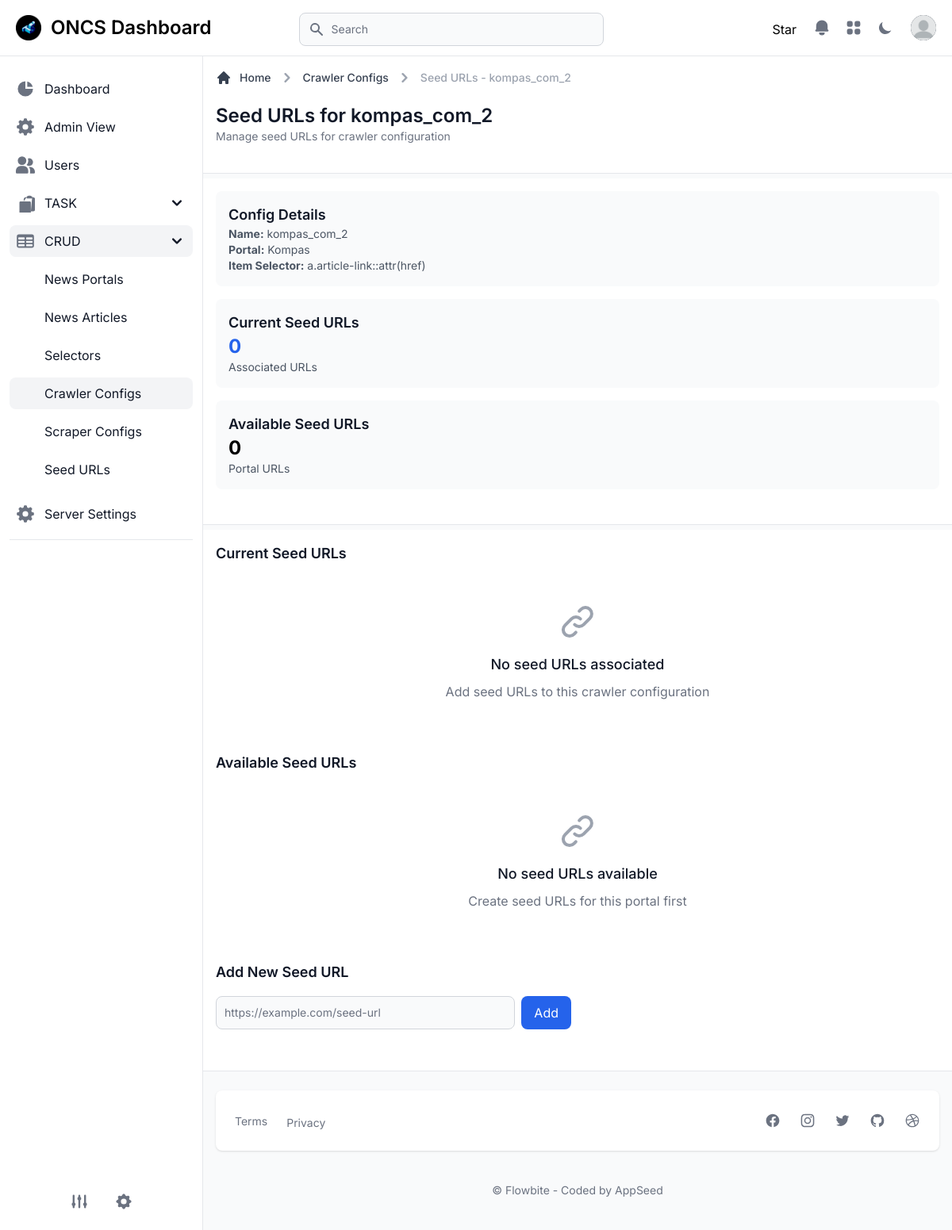
/crawler/crawler-configs/2/seed-urls/ (signed in), run on an earlier commit of the app's database.
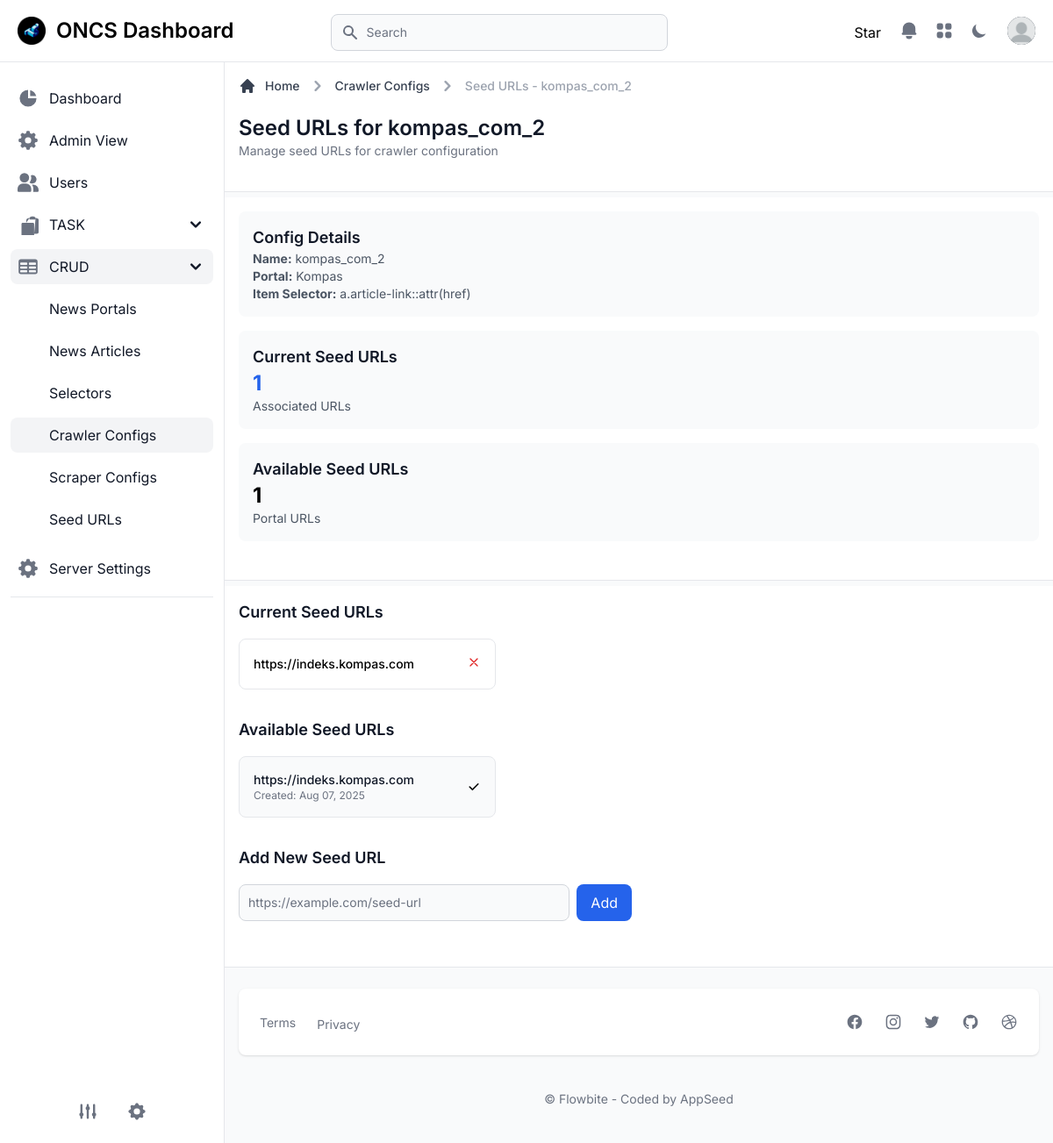
And on a later commit of the database.
### apps/common/models.py (models this page shows, shortened)
class TimestampModel(models.Model):
	created_at = models.DateTimeField(auto_now_add=True)
	updated_at = models.DateTimeField(auto_now=True)
	class Meta:
		abstract = True

class NewsPortalSeedUrl(TimestampModel):
	url = models.URLField(unique=True)
	portal = models.ForeignKey(NewsPortal, on_delete=models.CASCADE, related_name='seed_urls')
	class Meta:
		db_table = 'news_portal_seed_url'
		ordering = ['-created_at']

### apps/common/views.py (the view, shortened to what this page needs)
# urls.py: path('crawler-configs/<int:pk>/seed-urls/', views.crawler_config_seed_urls, name='crawler_config_seed_urls'),
@login_required
@feature_required('SHOW_CRUD_CRAWLER_CONFIGS')
def crawler_config_seed_urls(request, pk):
    config = get_object_or_404(CrawlerConfig, pk=pk)
    portal_seed_urls = NewsPortalSeedUrl.objects.filter(portal=config.portal)
    current_seed_urls = []
    if config.custom_settings and 'seed_urls' in config.custom_settings:
        current_seed_urls = config.custom_settings['seed_urls']
    context = {
        'config': config,
        'portal_seed_urls': portal_seed_urls,
        'current_seed_urls': current_seed_urls,
        'segment': 'crawler_configs',
        'parent': 'crud'
    }
    return render(request, 'pages/CRUD/crawler-config-seed-urls.html', context)

### core/context_processors.py (called while the page is built)
def sidebar_config(request):
    return {'sidebar_config': getattr(settings, 'SHOW_APP_CONFIG', {})}

### templates/pages/CRUD/crawler-config-seed-urls.html (shortened to what the changed rows need)
{% extends "layouts/base.html" %}
{% load static %}
{% block content %}
<main>
    <div class="p-4 bg-white block sm:flex items-center justify-between border-b border-gray-200 lg:mt-1.5 dark:bg-gray-800 dark:border-gray-700">
        <div class="w-full mb-1">
            <div class="mb-4">
                <h1 class="text-xl font-semibold text-gray-900 sm:text-2xl dark:text-white">Seed URLs for {{ config.name }}</h1>
            </div>
        </div>
    </div>
    <div class="p-4 bg-white block sm:flex items-center justify-between border-b border-gray-200 lg:mt-1.5 dark:bg-gray-800 dark:border-gray-700">
        <div class="w-full mb-1">
            <div class="grid grid-cols-1 md:grid-cols-3 gap-4 mb-6">
                <div class="p-4 bg-gray-50 rounded-lg dark:bg-gray-700">
                    <h3 class="text-lg font-semibold text-gray-900 dark:text-white">Current Seed URLs</h3>
                    <p class="text-2xl font-bold text-primary-600 dark:text-primary-400">{{ current_seed_urls|length }}</p>
                    <p class="text-sm text-gray-600 dark:text-gray-400">Associated URLs</p>
                </div>
                <div class="p-4 bg-gray-50 rounded-lg dark:bg-gray-700">
                    <h3 class="text-lg font-semibold text-gray-900 dark:text-white">Available Seed URLs</h3>
                    <p class="text-2xl font-bold text-green-600 dark:text-green-400">{{ portal_seed_urls|length }}</p>
                    <p class="text-sm text-gray-600 dark:text-gray-400">Portal URLs</p>
                </div>
            </div>
        </div>
    </div>
    <div class="p-4 bg-white block sm:flex items-center justify-between border-b border-gray-200 lg:mt-1.5 dark:bg-gray-800 dark:border-gray-700">
        <div class="w-full mb-1">
            <div class="mb-8">
                <h2 class="text-lg font-semibold text-gray-900 dark:text-white mb-4">Current Seed URLs</h2>
                {% if current_seed_urls %}
                    <div class="grid grid-cols-1 md:grid-cols-2 lg:grid-cols-3 gap-4">
                        {% for url in current_seed_urls %}
                            <div class="p-4 bg-green-50 border border-green-200 rounded-lg dark:bg-green-900 dark:border-green-700">
                                <div class="flex items-center justify-between">
                                    <div class="flex-1">
                                        <p class="text-sm font-medium text-green-900 dark:text-green-100">{{ url }}</p>
                                    </div>
                                    <form method="post" class="ml-2">
                                        <button type="submit" class="text-red-600 hover:text-red-800 dark:text-red-400 dark:hover:text-red-300">
                                            <svg class="w-4 h-4" fill="none" stroke="currentColor" viewBox="0 0 24 24">
                                                <path stroke-linecap="round" stroke-linejoin="round" stroke-width="2" d="M6 18L18 6M6 6l12 12"></path>
                                            </svg>
                                        </button>
                                    </form>
                                </div>
                            </div>
                        {% endfor %}
                    </div>
                {% else %}
                    <div class="text-center py-8">
                        <h3 class="text-lg font-medium text-gray-900 dark:text-white mb-2">No seed URLs associated</h3>
                        <p class="text-gray-500 dark:text-gray-400">Add seed URLs to this crawler configuration</p>
                    </div>
                {% endif %}
            </div>
            <div class="mb-8">
                <h2 class="text-lg font-semibold text-gray-900 dark:text-white mb-4">Available Seed URLs</h2>
                {% if portal_seed_urls %}
                    <div class="grid grid-cols-1 md:grid-cols-2 lg:grid-cols-3 gap-4">
                        {% for seed_url in portal_seed_urls %}
                            <div class="p-4 bg-gray-50 border border-gray-200 rounded-lg dark:bg-gray-700 dark:border-gray-600">
                                <div class="flex items-center justify-between">
                                    <div class="flex-1">
                                        <p class="text-sm font-medium text-gray-900 dark:text-white">{{ seed_url.url }}</p>
                                        <p class="text-xs text-gray-500 dark:text-gray-400">Created: {{ seed_url.created_at|date:"M d, Y" }}</p>
                                    </div>
                                    {% if seed_url.url not in current_seed_urls %}
                                        <form method="post" class="ml-2">
                                            {% csrf_token %}
                                            <input type="hidden" name="action" value="add">
                                            <input type="hidden" name="seed_url_id" value="{{ seed_url.id }}">
                                            <button type="submit" class="text-green-600 hover:text-green-800 dark:text-green-400 dark:hover:text-green-300">
                                                <svg class="w-4 h-4" fill="none" stroke="currentColor" viewBox="0 0 24 24">
                                                    <path stroke-linecap="round" stroke-linejoin="round" stroke-width="2" d="M12 6v6m0 0v6m0-6h6m-6 0H6"></path>
                                                </svg>
                                            </button>
                                        </form>
                                    {% else %}
                                        <span class="text-green-600 dark:text-green-400">
                                            <svg class="w-4 h-4" fill="currentColor" viewBox="0 0 20 20">
                                                <path fill-rule="evenodd" d="M16.707 5.293a1 1 0 010 1.414l-8 8a1 1 0 01-1.414 0l-4-4a1 1 0 011.414-1.414L8 12.586l7.293-7.293a1 1 0 011.414 0z" clip-rule="evenodd"></path>
                                            </svg>
                                        </span>
                                    {% endif %}
                                </div>
                            </div>
                        {% endfor %}
                    </div>
                {% else %}
                    <div class="text-center py-8">
                        <h3 class="text-lg font-medium text-gray-900 dark:text-white mb-2">No seed URLs available</h3>
                        <p class="text-gray-500 dark:text-gray-400">Create seed URLs for this portal first</p>
                    </div>
                {% endif %}
            </div>
            <div class="mb-8">
                <h2 class="text-lg font-semibold text-gray-900 dark:text-white mb-4">Add New Seed URL</h2>
            </div>
        </div>
    </div>
</main>
{% endblock content %}

What changed in the data, as far as the page shows it:
added NewsPortalSeedUrl: url "https://indeks.kompas.com", created_at "Aug 07, 2025"
Also different on the page:
{{ current_seed_urls|length }}: "0" → "1"
{{ portal_seed_urls|length }}: "0" → "1"
new list line: "https://indeks.kompas.com"
text no longer shown: "No seed URLs associated Add seed URLs to this crawler configuration No seed URLs available Create seed URLs for this portal first"
